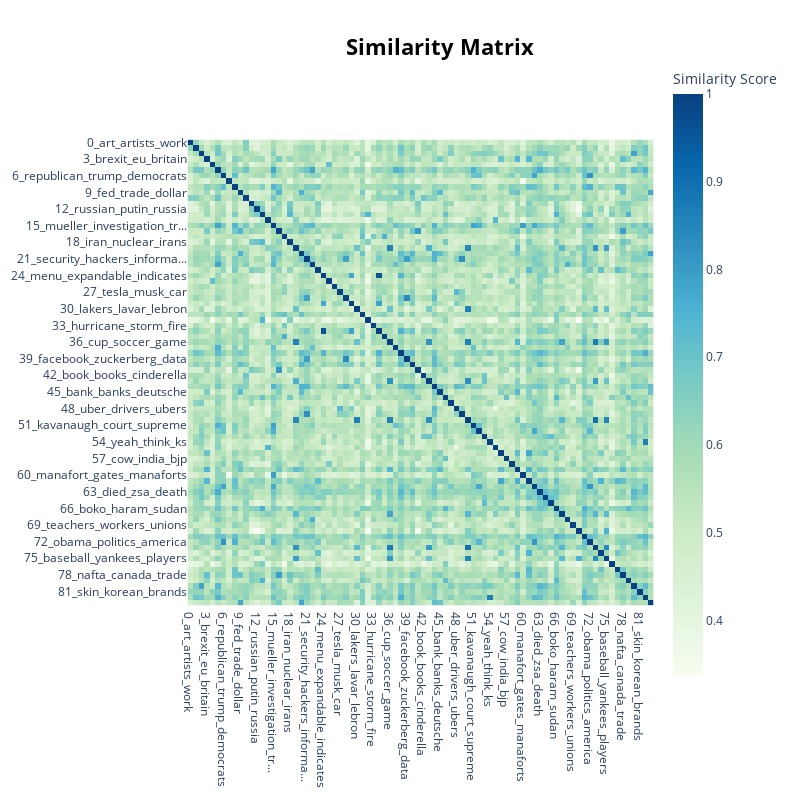

Notebook code for this chart:
### Code cell
topic_model.visualize_heatmap()

### Figure 1 — Plotly figure (JSON) as saved in the notebook; plotly's stock layout.template omitted (floating-point values rounded to 4 significant figures; data arrays with more than 128 entries replaced by an {"elided": "..."} marker saying what was removed)
{"data": [{"coloraxis": "coloraxis", "hovertemplate": "x: %{x}<br>y: %{y}<br>Similarity Score: %{z}<extra></extra>", "name": "0", "type": "heatmap", "x": ["0_art_artists_work", "1_music_album_song", "2_kardashian_chyna_kylie", "3_brexit_eu_britain", "4_health_drug_opioid", "5_sexual_cops_tmz", "6_republican_trump_democrats", "7_food_meat_pizza", "8_immigration_daca_border", "9_fed_trade_dollar", "10_film_movie_movies", "11_north_korea_korean", "12_russian_putin_russia", "13_syria_forces_syrian", "14_fight_ufc_boxing", "15_mueller_investigation_tr...", "16_tariffs_trade_china", "17_climate_coal_energy", "18_iran_nuclear_irans", "19_nfl_football_bowl", "20_shares_company_billion", "21_security_hackers_informa...", "22_police_officers_shooting", "23_maduro_venezuelan_venezu...", "24_menu_expandable_indicates", "25_insurance_health_care", "26_moon_enters_mercury", "27_tesla_musk_car", "28_twitter_snapchat_content", "29_flight_boeing_airport", "30_lakers_lavar_lebron", "31_oil_crude_opec", "32_israeli_jerusalem_israel", "33_hurricane_storm_fire", "34_netflix_expandable_navig...", "35_plastic_species_recycling", "36_cup_soccer_game", "37_prison_crime_court", "38_sentences_vox_px", "39_facebook_zuckerberg_data", "40_amazon_flywheel_delivery", "41_china_chinese_beijing", "42_book_books_cinderella", "43_game_games_players", "44_ceo_google_company", "45_bank_banks_deutsche", "46_rohingya_ullah_buddhist", "47_kanye_lemon_kanyes", "48_uber_drivers_ubers", "49_apple_iphone_apples", "50_nba_basketball_league", "51_kavanaugh_court_supreme", "52_cohen_trump_daniels", "53_thrones_game_season", "54_yeah_think_ks", "55_wwe_ronda_wrestling", "56_french_le_france", "57_cow_india_bjp", "58_tax_budget_taxes", "59_gmt_italy_euro", "60_manafort_gates_manaforts", "61_ceu_puigdemont_grenell", "62_trump_billy_press", "63_died_zsa_death", "64_viceland_mero_desus", "65_season_episode_buffy", "66_boko_haram_sudan", "67_gibb_marathon_olympic", "68_gun_guns_violence", "69_teachers_workers_unions", "70_inning_homer_innings", "71_white_womens_people", "72_obama_politics_america", "73_nhl_hockey_season", "74_bolsonaro_brazilians_bra...", "75_baseball_yankees_players", "76_erdogan_turkey_turkish", "77_chapo_mexican_mexico", "78_nafta_canada_trade", "79_saudi_prince_arabia", "80_tyga_heres_kylie", "81_skin_korean_brands", "82_trump_right_like", "83_shares_management_percent"], "xaxis": "x", "y": ["0_art_artists_work", "1_music_album_song", "2_kardashian_chyna_kylie", "3_brexit_eu_britain", "4_health_drug_opioid", "5_sexual_cops_tmz", "6_republican_trump_democrats", "7_food_meat_pizza", "8_immigration_daca_border", "9_fed_trade_dollar", "10_film_movie_movies", "11_north_korea_korean", "12_russian_putin_russia", "13_syria_forces_syrian", "14_fight_ufc_boxing", "15_mueller_investigation_tr...", "16_tariffs_trade_china", "17_climate_coal_energy", "18_iran_nuclear_irans", "19_nfl_football_bowl", "20_shares_company_billion", "21_security_hackers_informa...", "22_police_officers_shooting", "23_maduro_venezuelan_venezu...", "24_menu_expandable_indicates", "25_insurance_health_care", "26_moon_enters_mercury", "27_tesla_musk_car", "28_twitter_snapchat_content", "29_flight_boeing_airport", "30_lakers_lavar_lebron", "31_oil_crude_opec", "32_israeli_jerusalem_israel", "33_hurricane_storm_fire", "34_netflix_expandable_navig...", "35_plastic_species_recycling", "36_cup_soccer_game", "37_prison_crime_court", "38_sentences_vox_px", "39_facebook_zuckerberg_data", "40_amazon_flywheel_delivery", "41_china_chinese_beijing", "42_book_books_cinderella", "43_game_games_players", "44_ceo_google_company", "45_bank_banks_deutsche", "46_rohingya_ullah_buddhist", "47_kanye_lemon_kanyes", "48_uber_drivers_ubers", "49_apple_iphone_apples", "50_nba_basketball_league", "51_kavanaugh_court_supreme", "52_cohen_trump_daniels", "53_thrones_game_season", "54_yeah_think_ks", "55_wwe_ronda_wrestling", "56_french_le_france", "57_cow_india_bjp", "58_tax_budget_taxes", "59_gmt_italy_euro", "60_manafort_gates_manaforts", "61_ceu_puigdemont_grenell", "62_trump_billy_press", "63_died_zsa_death", "64_viceland_mero_desus", "65_season_episode_buffy", "66_boko_haram_sudan", "67_gibb_marathon_olympic", "68_gun_guns_violence", "69_teachers_workers_unions", "70_inning_homer_innings", "71_white_womens_people", "72_obama_politics_america", "73_nhl_hockey_season", "74_bolsonaro_brazilians_bra...", "75_baseball_yankees_players", "76_erdogan_turkey_turkish", "77_chapo_mexican_mexico", "78_nafta_canada_trade", "79_saudi_prince_arabia", "80_tyga_heres_kylie", "81_skin_korean_brands", "82_trump_right_like", "83_shares_management_percent"], "yaxis": "y", "z": {"elided": "84x84 float values"}}], "layout": {"coloraxis": {"colorbar": {"title": {"text": "Similarity Score"}}, "colorscale": [[0, "rgb(247,252,240)"], [0.125, "rgb(224,243,219)"], [0.25, "rgb(204,235,197)"], [0.375, "rgb(168,221,181)"], [0.5, "rgb(123,204,196)"], [0.625, "rgb(78,179,211)"], [0.75, "rgb(43,140,190)"], [0.875, "rgb(8,104,172)"], [1, "rgb(8,64,129)"]]}, "height": 800, "hoverlabel": {"bgcolor": "white", "font": {"family": "Rockwell", "size": 16}}, "legend": {"title": {"text": "Trend"}}, "margin": {"t": 60}, "showlegend": true, "title": {"font": {"color": "Black", "size": 22}, "text": "<b>Similarity Matrix</b>", "x": 0.55, "xanchor": "center", "y": 0.95, "yanchor": "top"}, "width": 800, "xaxis": {"anchor": "y", "constrain": "domain", "domain": [0, 1], "scaleanchor": "y"}, "yaxis": {"anchor": "x", "autorange": "reversed", "constrain": "domain", "domain": [0, 1]}}}
